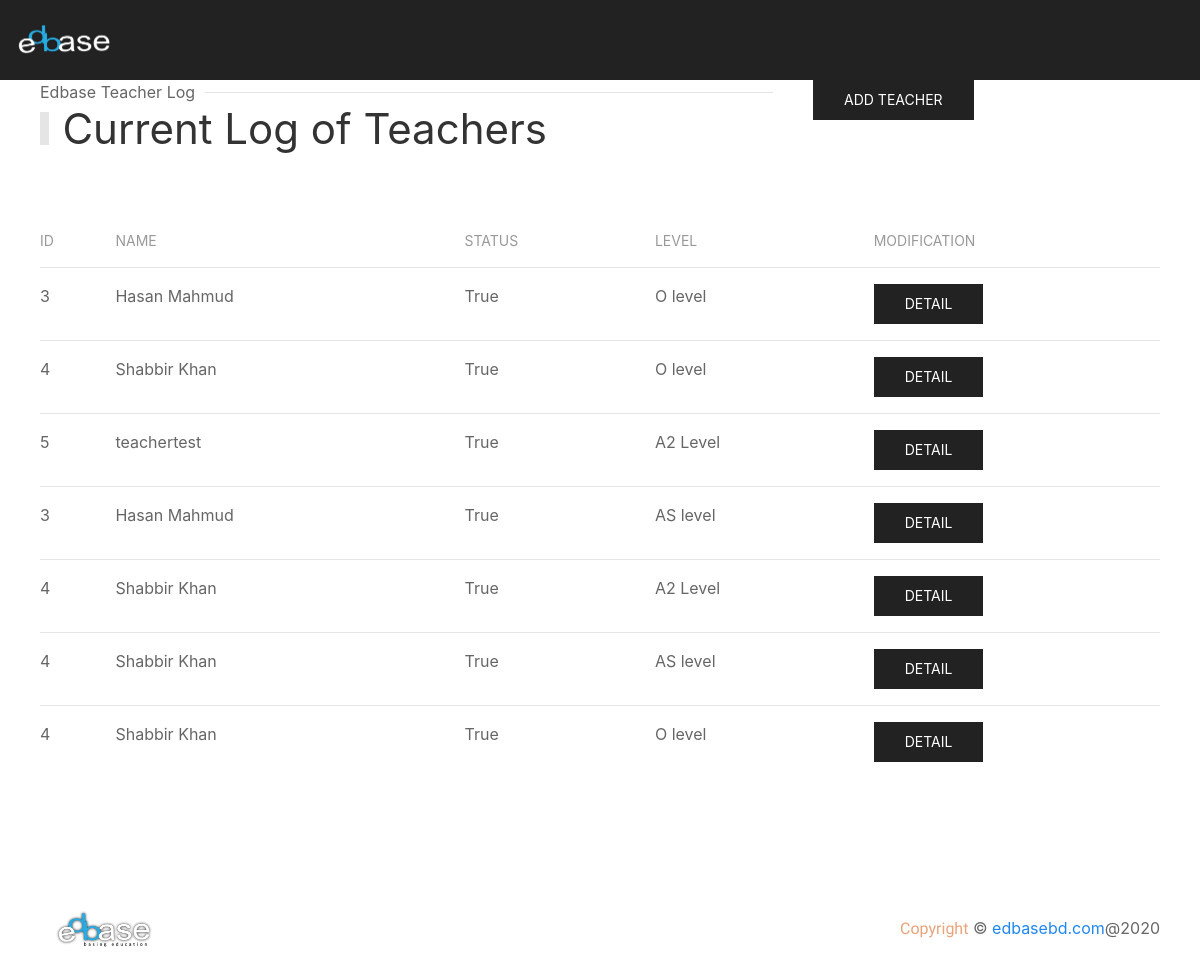
Page /teacherlist/ on the committed database.
### applicant/models.py (models this page shows, shortened)
class EdbaseTeacherSubject(models.Model):
    teacher = models.ForeignKey(EdbaseTeacher, related_name='edbaseteacher', on_delete=models.CASCADE)
    location = models.ForeignKey(EdbaseLocation, related_name='edbaselocation', on_delete=models.CASCADE)
    board = models.ForeignKey(EdbaseBoard, related_name='edbaseboard', on_delete=models.CASCADE)
    qualification = models.ForeignKey(EdbaseQualification, related_name='edbasequalification', on_delete=models.CASCADE)
    subject = models.ForeignKey(EdbaseSubject, related_name='edbasesubject', on_delete=models.CASCADE)

class EdbaseTeacher(models.Model):
    user = models.OneToOneField(User, on_delete=models.CASCADE)
    name = models.CharField(max_length=128, null=True, blank=True)
    status = models.BooleanField(default=True, null=True, blank=True)
    createt_at = models.DateTimeField(auto_now_add=True, null=True, blank=True)

class EdbaseQualification(models.Model):
    level = models.CharField(max_length=128, null=True, blank=True)
    created_at = models.DateTimeField(auto_now_add=True, null=True, blank=True)

### applicant/views.py (the view)
# urls.py: path('teacherlist/', views.teacherlist, name='teacherlist'),
def teacherlist(request):
    teachers = EdbaseTeacherSubject.objects.all()
    return render(request, 'teachersNew.html', {'teachers': teachers})

### applicant/templates/teachersNew.html (shortened to what this page needs)
{% extends 'base.html' %}
{% load static %}
{% block content %}
    <section class="main-section">
        <section class="main-section">
            <div class="admin-section-top">
                <div>
                    <div class="uk-section-secondary uk-preserve-color">
                        <div uk-sticky="animation: uk-animation-slide-top; sel-target: .uk-navbar-container; cls-active: uk-navbar-sticky; cls-inactive: uk-navbar-transparent uk-dark; top: 200">
                            <nav class="uk-navbar-container" uk-navbar="mode: click;">
                                <div class="uk-navbar-left">
                                    <a class="uk-navbar-item uk-logo logo-size" href="/"><img src="/static/img/edbase_footer.png" alt="edbase"></a>
                                </div>
                            </nav>
                        </div>
                    </div>
                </div>
            </div>
        </section>
    </section>
    <section id="student-list">
        <div class="uk-container">
            <div uk-grid>
                <div class="uk-width-2-3@m">
                    <div class="head">
                        <h1 class="uk-heading-bullet">Current Log of Teachers</h1>
                        <p class="uk-heading-line"><span>Edbase Teacher Log</span></p>
                    </div>
                </div>
                <div class="uk-width-expand@m">
                    <a href="{% url 'addteachernext' %}" class="uk-button uk-button-secondary">Add Teacher</a>
                </div>
            </div>
            <div class="uk-child-width-1@m" uk-grid>
                <div class="uk-margin-large">
                    <table class="uk-table uk-table-justify uk-table-hover uk-table-divider">
                        <thead>
                            <tr>
                                <th>id</th>
                                <th>Name</th>
                                <th>Status</th>
                                <th>Level</th>
                                <th>Modification</th>
                            </tr>
                        </thead>
                        <tbody>
                            {% for teacher in teachers %}
                            <tr>
                                <td>{{ teacher.teacher.id }}</td>
                                <td>{{ teacher.teacher.name }}</td>
                                <td>{{ teacher.teacher.status }}</td>
                                <td>{{ teacher.qualification.level }}</td>
                                <td class="uk-flex">
                                    <a href="{% url 'teachernextdetail' teacher.id %}" class="uk-button uk-button-secondary">Detail</a>
                                </td>
                            </tr>
                            {% endfor %}
                        </tbody>
                    </table>
                </div>
            </div>
        </div>
    </section>
    <section id="footer">
        <div class="uk-padding">
            <div class="uk-flex uk-flex-wrap uk-flex-wrap-around uk-flex-between uk-flex-middle">
                <a class="uk-navbar-item uk-logo logo-size" href="/"><img src="/static/img/edbase.png" alt="zeros"></a>
                <p class="uk-text-center"> <span class="zeros-sub-head copy">Copyright</span>  © <a href="/">edbasebd.com</a>@2020</p>
            </div>
        </div>
    </section>
{% endblock %}

### static/css/main.css (style rules this page uses)
p { margin: 0; }
.main-section { position: relative; }
.zeros-sub-head { font-family: 'Dancing Script', cursive; font-size: 2.3rem; color:#5a3a68; }
.logo-size { width: 128px; }
.copy { font-size: 1rem; color: #e8a37a; }
.admin-section-top { height: 10vh; }
.head { display: flex; flex-direction: column-reverse; }

### rows in the picture
EdbaseTeacherSubject: teacher.id "3", teacher.name "Hasan Mahmud", teacher.status "True", qualification.level "O level"
EdbaseTeacherSubject: teacher.id "4", teacher.name "Shabbir Khan", teacher.status "True", qualification.level "O level"
EdbaseTeacherSubject: teacher.id "5", teacher.name "teachertest", teacher.status "True", qualification.level "A2 Level"
EdbaseTeacherSubject: teacher.id "3", teacher.name "Hasan Mahmud", teacher.status "True", qualification.level "AS level"
EdbaseTeacherSubject: teacher.id "4", teacher.name "Shabbir Khan", teacher.status "True", qualification.level "A2 Level"
EdbaseTeacherSubject: teacher.id "4", teacher.name "Shabbir Khan", teacher.status "True", qualification.level "AS level"
EdbaseTeacherSubject: teacher.id "4", teacher.name "Shabbir Khan", teacher.status "True", qualification.level "O level"
